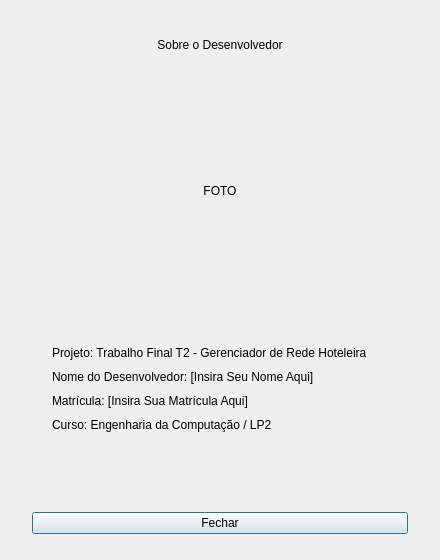
<?xml version="1.0" encoding="UTF-8"?>
<ui version="4.0">
 <class>JanelaSobre</class>
 <widget class="QDialog" name="JanelaSobre">
  <property name="geometry">
   <rect>
    <x>0</x>
    <y>0</y>
    <width>440</width>
    <height>560</height>
   </rect>
  </property>
  <property name="windowTitle">
   <string>Sobre o Desenvolvedor</string>
  </property>
  <property name="objectName">
   <string>JanelaSobre</string>
  </property>
  <layout class="QVBoxLayout" name="sobreRootLayout">
   <property name="spacing">
    <number>0</number>
   </property>
   <property name="leftMargin">
    <number>0</number>
   </property>
   <property name="topMargin">
    <number>0</number>
   </property>
   <property name="rightMargin">
    <number>0</number>
   </property>
   <property name="bottomMargin">
    <number>0</number>
   </property>

   <item>
    <widget class="QFrame" name="sobreBannerFrame">
     <property name="minimumSize">
      <size>
       <width>0</width>
       <height>90</height>
      </size>
     </property>
     <property name="objectName">
      <string>sobreBannerFrame</string>
     </property>
     <layout class="QVBoxLayout" name="sobreBannerLayout">
      <item>
       <widget class="QLabel" name="sobreTituloLabel">
        <property name="text">
         <string>Sobre o Desenvolvedor</string>
        </property>
        <property name="alignment">
         <set>Qt::AlignCenter</set>
        </property>
        <property name="objectName">
         <string>sobreTituloLabel</string>
        </property>
       </widget>
      </item>
     </layout>
    </widget>
   </item>

   <item>
    <layout class="QVBoxLayout" name="sobreConteudoLayout">
     <property name="spacing">
      <number>10</number>
     </property>
     <property name="leftMargin">
      <number>32</number>
     </property>
     <property name="topMargin">
      <number>26</number>
     </property>
     <property name="rightMargin">
      <number>32</number>
     </property>
     <property name="bottomMargin">
      <number>26</number>
     </property>

     <item>
      <layout class="QHBoxLayout" name="fotoCentralizadaLayout">
       <item>
        <spacer name="fotoEsquerdaSpacer">
         <property name="orientation">
          <enum>Qt::Horizontal</enum>
         </property>
         <property name="sizeHint" stdset="0">
          <size>
           <width>20</width>
           <height>20</height>
          </size>
         </property>
        </spacer>
       </item>
       <item>
        <widget class="QLabel" name="fotoDesenvolvedorLabel">
         <property name="minimumSize">
          <size>
           <width>150</width>
           <height>150</height>
          </size>
         </property>
         <property name="maximumSize">
          <size>
           <width>150</width>
           <height>150</height>
          </size>
         </property>
         <property name="text">
          <string>FOTO</string>
         </property>
         <property name="alignment">
          <set>Qt::AlignCenter</set>
         </property>
         <property name="objectName">
          <string>fotoDesenvolvedorLabel</string>
         </property>
        </widget>
       </item>
       <item>
        <spacer name="fotoDireitaSpacer">
         <property name="orientation">
          <enum>Qt::Horizontal</enum>
         </property>
         <property name="sizeHint" stdset="0">
          <size>
           <width>20</width>
           <height>20</height>
          </size>
         </property>
        </spacer>
       </item>
      </layout>
     </item>

     <item>
      <spacer name="posFotoSpacer">
       <property name="orientation">
        <enum>Qt::Vertical</enum>
       </property>
       <property name="sizeHint" stdset="0">
        <size>
         <width>20</width>
         <height>14</height>
        </size>
       </property>
      </spacer>
     </item>

     <item>
      <widget class="QFrame" name="infoCardFrame">
       <property name="objectName">
        <string>infoCardFrame</string>
       </property>
       <layout class="QVBoxLayout" name="infoCardLayout">
        <property name="spacing">
         <number>10</number>
        </property>
        <property name="leftMargin">
         <number>20</number>
        </property>
        <property name="topMargin">
         <number>18</number>
        </property>
        <property name="rightMargin">
         <number>20</number>
        </property>
        <property name="bottomMargin">
         <number>18</number>
        </property>

        <item>
         <widget class="QLabel" name="projetoLabel">
          <property name="text">
           <string>Projeto: Trabalho Final T2 - Gerenciador de Rede Hoteleira</string>
          </property>
          <property name="wordWrap">
           <bool>true</bool>
          </property>
          <property name="objectName">
           <string>projetoLabel</string>
          </property>
         </widget>
        </item>

        <item>
         <widget class="QLabel" name="nomeDesenvolvedorLabel">
          <property name="text">
           <string>Nome do Desenvolvedor: [Insira Seu Nome Aqui]</string>
          </property>
          <property name="wordWrap">
           <bool>true</bool>
          </property>
          <property name="objectName">
           <string>nomeDesenvolvedorLabel</string>
          </property>
         </widget>
        </item>

        <item>
         <widget class="QLabel" name="matriculaLabel">
          <property name="text">
           <string>Matrícula: [Insira Sua Matrícula Aqui]</string>
          </property>
          <property name="objectName">
           <string>matriculaLabel</string>
          </property>
         </widget>
        </item>

        <item>
         <widget class="QLabel" name="cursoLabel">
          <property name="text">
           <string>Curso: Engenharia da Computação / LP2</string>
          </property>
          <property name="objectName">
           <string>cursoLabel</string>
          </property>
         </widget>
        </item>

       </layout>
      </widget>
     </item>

     <item>
      <spacer name="preFecharSpacer">
       <property name="orientation">
        <enum>Qt::Vertical</enum>
       </property>
       <property name="sizeHint" stdset="0">
        <size>
         <width>20</width>
         <height>14</height>
        </size>
       </property>
      </spacer>
     </item>

     <item>
      <widget class="QPushButton" name="fecharButton">
       <property name="text">
        <string>Fechar</string>
       </property>
       <property name="objectName">
        <string>fecharButton</string>
       </property>
      </widget>
     </item>

    </layout>
   </item>

  </layout>
 </widget>
 <resources/>
 <connections>
  <connection>
   <sender>fecharButton</sender>
   <signal>clicked()</signal>
   <receiver>JanelaSobre</receiver>
   <slot>accept()</slot>
  </connection>
 </connections>
</ui>
